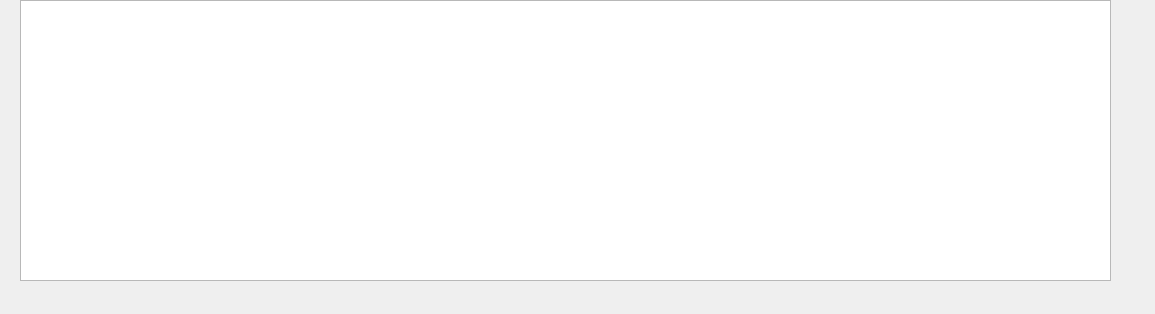
<?xml version="1.0" encoding="UTF-8"?>
<ui version="4.0">
 <class>dockSpreadSheet</class>
 <widget class="QDockWidget" name="dockSpreadSheet">
  <property name="geometry">
   <rect>
    <x>0</x>
    <y>0</y>
    <width>1155</width>
    <height>314</height>
   </rect>
  </property>
  <property name="windowTitle">
   <string>DockWidget</string>
  </property>
  <widget class="QWidget" name="dockWidgetContents">
   <widget class="QTableView" name="tableView">
    <property name="geometry">
     <rect>
      <x>20</x>
      <y>0</y>
      <width>1091</width>
      <height>281</height>
     </rect>
    </property>
   </widget>
  </widget>
 </widget>
 <resources/>
 <connections/>
</ui>
